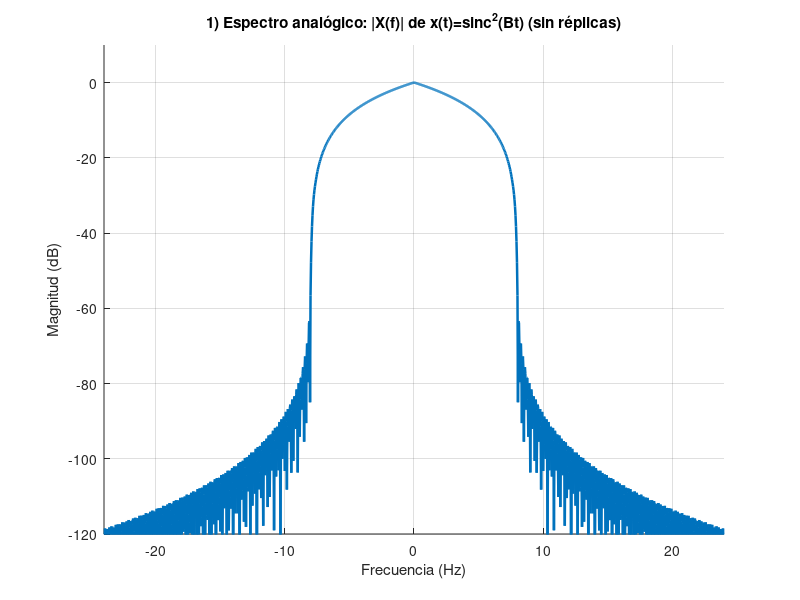
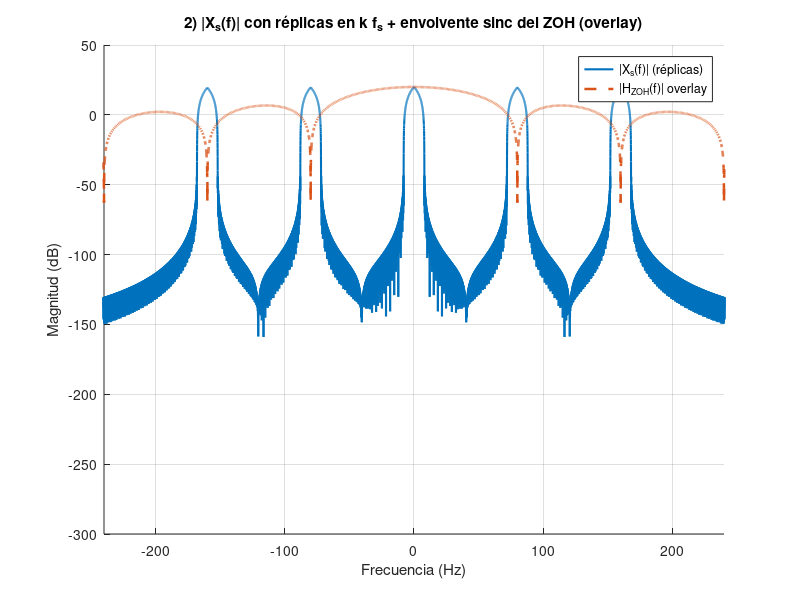

These charts were generated, in order, by the following MATLAB code: (Note: this script raises an error after producing the figures.)
%% ZOH (Sample & Hold) en frecuencia - 3 graficos "bien"
% Añadido: booleano para representar en dB o en magnitud lineal (unidades naturales)

clear; close all; clc;

%% =======================
% Parametros
%% =======================
use_dB = true;      % <-- CAMBIA a false para magnitud lineal

fs   = 80;          % Hz
Ts   = 1/fs;

B    = 8;           % Hz (sube B o baja fs para ver mas distorsion)
Krep = 2;           % <-- menos replicas suele verse mas claro

Tobs = 6.0;         % s
dt   = 1e-4;        % s

t = -Tobs/2:dt:Tobs/2-dt;

%% =======================
% Señal en tiempo: sinc^2  -> espectro triangular (magnitud)
%% =======================
x = (sinc(B*t)).^2;

%% =======================
% CTFT aproximada via FFT (escala dt)
%% =======================
N    = numel(t);
Nfft = 2^nextpow2(4*N);
f    = (-Nfft/2:Nfft/2-1) * (1/(dt*Nfft));  % Hz

X = fftshift(fft(x, Nfft)) * dt;

%% =======================
% (1) Espectro analogico (sin replicas)
%% =======================
magX = abs(X);

% Normalizacion SOLO para grafico 1: a DC (para ver la forma)
[~, i0] = min(abs(f));
magX1 = magX / (magX(i0) + eps);

%% =======================
% Espectro muestreado ideal con replicas: Xs(f) = (1/Ts)*sum_k X(f-kfs)
%% =======================
Xs = zeros(size(f));
for k = -Krep:Krep
    X_shift = interp1(f, X, f - k*fs, 'linear', 0); % complejo
    Xs = Xs + X_shift;
end
Xs = (1/Ts) * Xs;
magXs = abs(Xs);

%% =======================
% ZOH: H(f)=Ts*sinc(fTs)*exp(-j*pi*fTs) -> |H|=Ts*|sinc(fTs)|
%% =======================
Hzoh = Ts * sinc(f*Ts) .* exp(-1j*pi*f*Ts);
Hzoh_mag = abs(Hzoh);

%% =======================
% Overlay de sinc para grafico 2 (SIN deformar): escala solo vertical
%% =======================
idxBB = (f >= -fs/2) & (f <= fs/2);
peakBB = max(magXs(idxBB));
Hzoh_overlay = Hzoh_mag * (peakBB / max(Hzoh_mag + eps));

%% =======================
% Helpers de representacion (dB vs lineal)
%% =======================
toPlot = @(x) x;
yLabel = 'Magnitud';

if use_dB
    toPlot = @(x) 20*log10(x + 1e-15);
    yLabel = 'Magnitud (dB)';
end

%% =======================
% Rango de frecuencia mostrado
%% =======================
fmax = (Krep+1)*fs;

%% =======================
% (1) Grafico: |X(f)| analogo
%% =======================
figure('Name','1) |X(f)| analogo (sin replicas)'); grid on; hold on;
plot(f, toPlot(magX1), 'LineWidth', 1.8);
xlim([-3*B 3*B]);

xlabel('Frecuencia (Hz)');
ylabel(yLabel);
title('1) Espectro analógico: |X(f)| de x(t)=sinc^2(Bt) (sin réplicas)');

if use_dB, ylim([-120 10]); else, ylim([0 1.05]); end

%% =======================
% (2) Grafico: replicas + sinc overlay
%% =======================
figure('Name','2) Réplicas + sinc (ZOH) superpuesta'); grid on; hold on;
plot(f, toPlot(magXs), 'LineWidth', 1.5);
plot(f, toPlot(Hzoh_overlay), '--', 'LineWidth', 1.8);

xlim([-fmax fmax]);
xlabel('Frecuencia (Hz)');
ylabel(yLabel);
title('2) |X_s(f)| con réplicas en k f_s + envolvente sinc del ZOH (overlay)');

legend('|X_s(f)| (réplicas)', '|H_{ZOH}(f)| overlay', 'Location','best');

for m = -Krep:Krep
    xline(m*fs, ':');
end

if use_dB, ylim([-120 20]); else, ylim([0 max([magXs,Hzoh_overlay],[],'all')*1.05]); end

%% =======================
% (3) Grafico: resultado Xzoh = Xs * Hzoh (distorsion)
%% =======================
Xzoh = Xs .* Hzoh;
magXzoh = abs(Xzoh);

figure('Name','3) Resultado: réplicas * sinc (distorsión ZOH)'); grid on; hold on;
plot(f, toPlot(magXzoh), 'LineWidth', 1.8);

xlim([-fmax fmax]);
xlabel('Frecuencia (Hz)');
ylabel(yLabel);
title('3) |X_{ZOH}(f)| = |X_s(f) H_{ZOH}(f)| (distorsión por Sample & Hold)');

for m = -Krep:Krep
    xline(m*fs, ':');
end

if use_dB
    ylim([-120 20]);
else
    ylim([0 max(magXzoh,[],'all')*1.05]);
end
